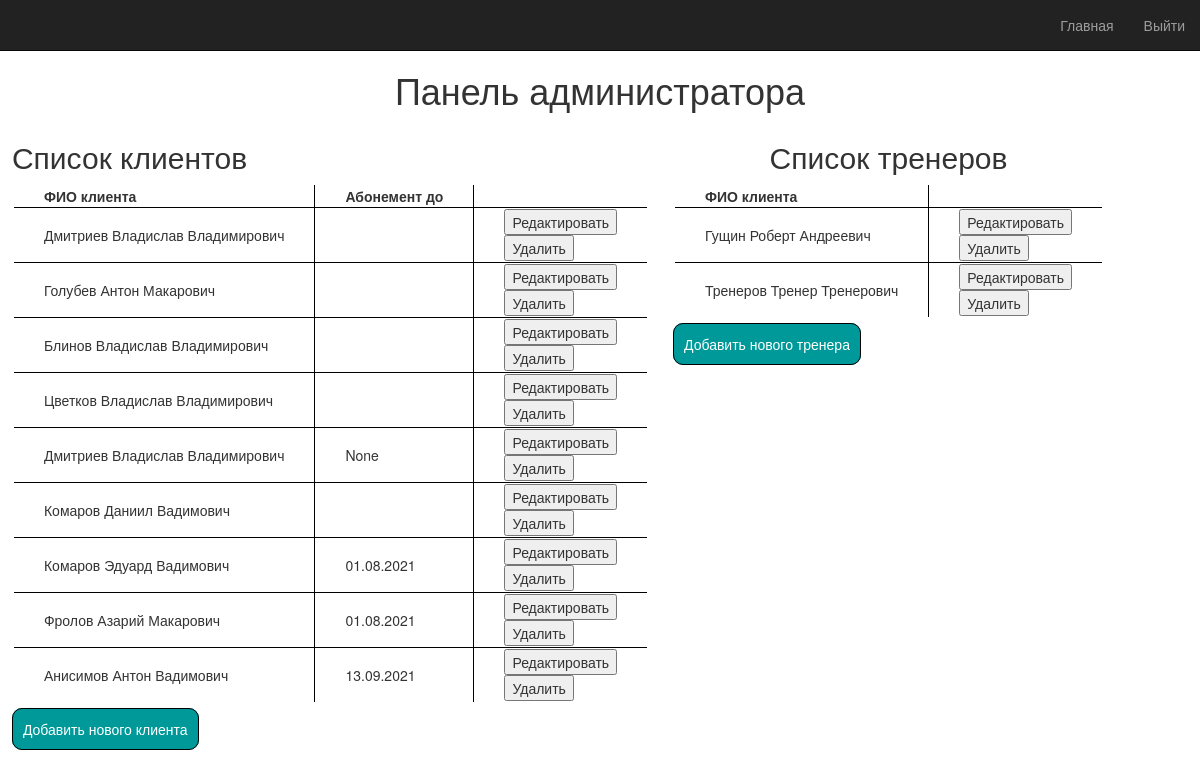
The page /admin (signed in) on the database its author committed.
### models.py (models this page shows)
class User(UserMixin, db.Model):
    __table_name__ = 'user'
    id = db.Column(db.Integer, primary_key=True)
    user_lvl = db.Column(db.Integer)
    username = db.Column(db.String(30), unique=True)
    name = db.Column(db.String(30), unique=False)
    surname = db.Column(db.String(30), unique=False)
    midname = db.Column(db.String(30), unique=False)
    ticket = db.Column(db.String(50), unique=False)
    enddate = db.Column(db.String(50), unique=False)
    password = db.Column(db.String(80))
    created_on = db.Column(db.DateTime(), default=datetime.utcnow)
    timelines = db.relationship('Date', secondary=user_time, backref='user')

### app.py (the view)
@app.route('/admin')
@login_required
def admin():
    users = models.User.query.all()
    clients1 = []
    clients2 = []
    treners = []
    for user in users:
        if user.user_lvl==3:
            clients1.append(user)
        elif user.user_lvl==2:
            clients2.append(user)
        elif user.user_lvl == 1:
            treners.append(user)
    return render_template('admin.html', name=current_user.username, clients1=clients1, clients2=clients2, treners=treners)

### app.py (called while the page is built)
@login_manager.user_loader
def load_user(user_id):
    return models.User.query.get(int(user_id))

### templates/admin.html (shortened to what this page needs)
{% extends "bootstrap/base.html" %}
{% block styles %}
{{super()}}
<link rel="stylesheet" href="{{url_for('.static', filename='admin.css')}}">
{% endblock %}
{% block content %}
<nav class="navbar navbar-inverse navbar-fixed-top">
    <div class="container-fluid">
        <div class="navbar-header">
            <a class="navbar-brand" href="#">{{ username }}</a>
        </div>
        <div id="navbar" class="navbar-collapse collapse">
            <ul class="nav navbar-nav navbar-right">
                <li><a href="{{ url_for('home') }}">Главная</a></li>
                <li><a href="{{ url_for('logout') }}">Выйти</a></li>
            </ul>
        </div>
    </div>
</nav>
<head>
    <link rel="stylesheet" href="{{url_for('.static', filename='admin.css')}}">
</head>
<body>
    <div class="all_admin">
        <h1>Панель администратора</h1>
        <div class="admin">
            <div class=>
                <h2>Список клиентов</h2>
                <table>
                    <tr><th>ФИО клиента</th><th>Абонемент до</th></tr>
                    {% for user in clients1 %}
                    <tr><td>{{user.surname}} {{user.name}} {{user.midname}}</td>
                        <td>{{user.enddate}}</td><td><form action="/admin/edt{{user.id}}/" method="POST"><input type="submit"  value="Редактировать"></form><form action="/admin/del{{user.id}}/" method="POST"><input type="submit"  value="Удалить"></form></td>
                    </tr>
                    {% endfor %}
                    {% for user in clients2 %}
                    <tr><td>{{user.surname}} {{user.name}} {{user.midname}}</td>
                        <td>{{user.enddate}}</td><td><form action="/admin/edt{{user.id}}/" method="POST"><input type="submit"  value="Редактировать"></form><form action="/admin/del{{user.id}}/" method="POST"><input type="submit"  value="Удалить"></form></td>
                    </tr>
                    {% endfor %}
                </table>
                <a href="{{ url_for('add') }}">Добавить нового клиента</a>
            </div>
            <div class="coach">
                <h2>Список тренеров</h2>
                                <table>
                    <tr><th>ФИО клиента</th></tr>
                    {% for user in treners %}
                    <tr><td>{{user.surname}} {{user.name}} {{user.midname}}</td>
                        <td><form action="/admin/edt{{user.id}}/" method="POST"><input type="submit"  value="Редактировать"></form><form action="/admin/del{{user.id}}/" method="POST"><input type="submit"  value="Удалить"></form></td>
                    </tr>
                    {% endfor %}
                </table>
                <a href="{{ url_for('add') }}">Добавить нового тренера</a>
            </div>
        </div>
    </div>
</body>
{% endblock %}

### static/admin.css (style rules this page uses)
.all_admin h1 { text-align: center; margin-top: 70px; }
.admin { display: flex; justify-content: space-around; }
.admin table { border: 2px white solid ; border-collapse: collapse; margin-bottom: 15px; }
.admin td, .admin th { border: 1px black solid; padding: 1px 30px; }
.admin a { text-decoration: none; border: 1px black solid; padding: 10px; border-radius: 10px; transition: .9s; background-color: #009999; color: white; }
.coach { margin-right: 7%; }
.coach h2 { text-align: center; }

### rows shown on the page
User: surname "Дмитриев", name "Владислав", midname "Владимирович"
User: surname "Голубев", name "Антон", midname "Макарович"
User: surname "Блинов", name "Владислав", midname "Владимирович"
User: surname "Цветков", name "Владислав", midname "Владимирович"
User: surname "Дмитриев", name "Владислав", midname "Владимирович", enddate "None"
User: surname "Комаров", name "Даниил", midname "Вадимович"
User: surname "Комаров", name "Эдуард", midname "Вадимович", enddate "01.08.2021"
User: surname "Фролов", name "Азарий", midname "Макарович", enddate "01.08.2021"
User: surname "Анисимов", name "Антон", midname "Вадимович", enddate "13.09.2021"
User: surname "Гущин", name "Роберт", midname "Андреевич"
User: surname "Тренеров", name "Тренер", midname "Тренерович"
